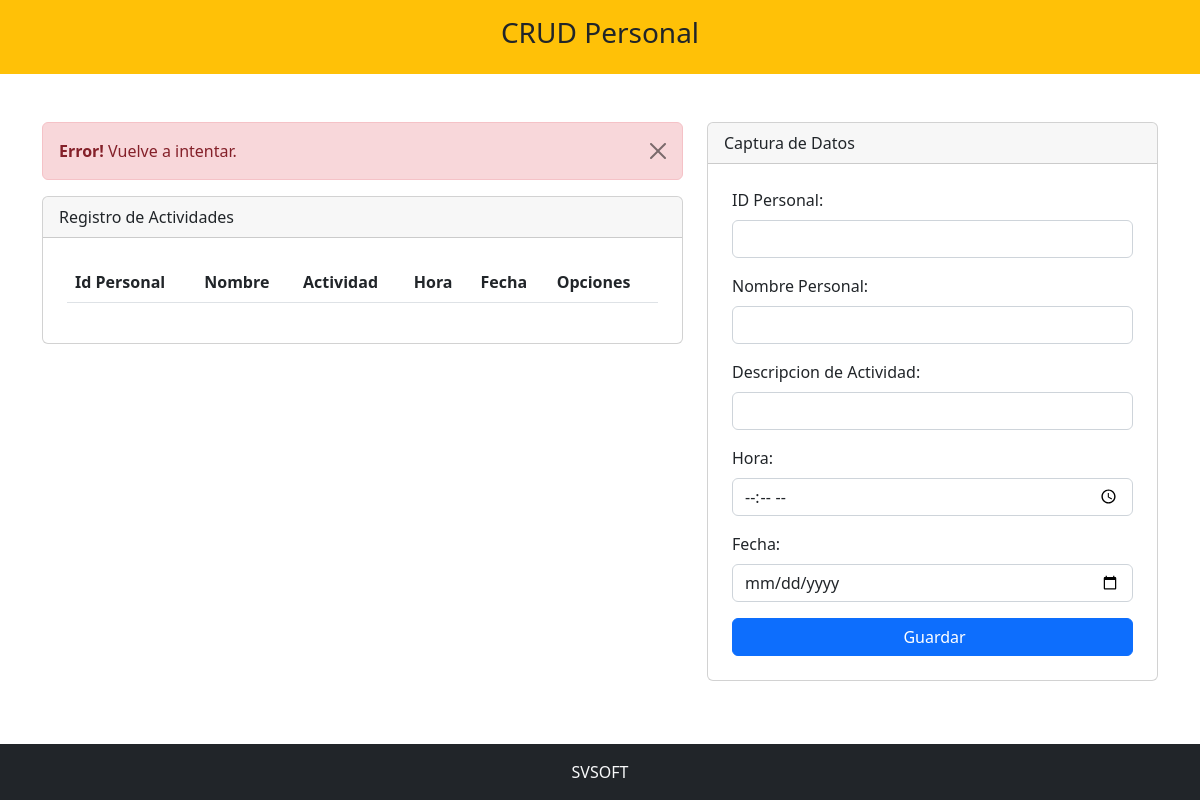
The app's page /negocio/perSupervisor.php?mensaje=error, older data.
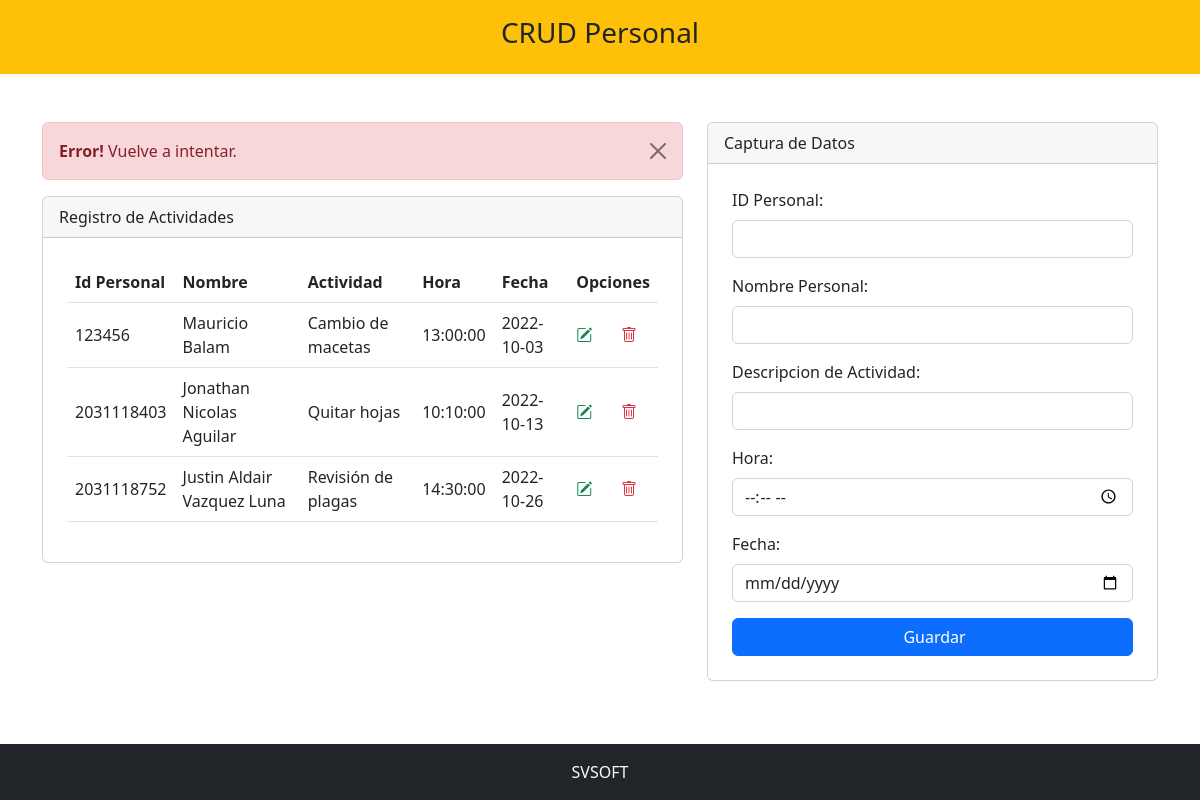
The same page, newer data.
### tables this page shows
CREATE TABLE `personal` (
  `idPersona` int(11) NOT NULL AUTO_INCREMENT,
  `nombre` varchar(45) NOT NULL,
  `actividad` varchar(45) NOT NULL,
  `hora` time NOT NULL,
  `fecha` date NOT NULL,
  PRIMARY KEY (`idPersona`)
);

### negocio/perSupervisor.php (the view, shortened to what this page needs)
<?php include 'template/headerPersona.php' ?>
<?php
    include_once "model/conexionPersona.php";
    $sentencia = $bd -> query("select * from personal");
    $personal = $sentencia->fetchAll(PDO::FETCH_OBJ);
?>
<div class="container mt-5">
    <div class="row justify-content-center">
        <div class="col-md-7">
            <?php
                if(isset($_GET['mensaje']) and $_GET['mensaje'] == 'error'){
            ?>
            <div class="alert alert-danger alert-dismissible fade show" role="alert">
            <strong>Error!</strong> Vuelve a intentar.
            <button type="button" class="btn-close" data-bs-dismiss="alert" aria-label="Close"></button>
            </div>
            <?php
                }
            ?>
            <div class="card">
                <div class="card-header">
                    Registro de Actividades
                </div>
                <div class="p-4">
                        <table class="table align-middle">
                            <thead>
                                <tr>
                                    <th scope="col">Id Personal</th>
                                    <th scope="col">Nombre</th>
                                    <th scope="col">Actividad</th>
                                    <th scope="col">Hora</th>
                                    <th scope="col">Fecha</th>
                                    <th scope="col" colspan="2" >Opciones</th>
                                </tr>
                            </thead>
                            <tbody>
                            <?php
                                foreach($personal as $dato){
                            ?>
                                <tr>
                                    <td scope="row"><?php echo $dato->idPersona; ?></td>
                                    <td><?php echo $dato->nombre; ?></td>
                                    <td><?php echo $dato->actividad; ?></td>
                                    <td><?php echo $dato->hora; ?></td>
                                    <td><?php echo $dato->fecha; ?></td>
                                    <td><a class="text-success" href="ModificarPersona.php?idPersona=<?php echo $dato->idPersona; ?>"><i class="bi bi-pencil-square"></i></a></td>
                                    <td><a onclick="return confirm('Estas seguro de eliminar?');" class="text-danger" href="EliminarPersona.php?idPersona=<?php echo $dato->idPersona; ?>"><i class="bi bi-trash"></i></a></td>
                                </tr>
                                <?php
                                }
                                ?>
                            </tbody>
                        </table>
                    </div>
                </div>
            </div>
        <div class="col-md-5">
            <div class="card">
                <div class="card-header">
                    Captura de Datos
                </div>
                <form  class="p-4" method="POST" action="RegistrarPersona.php">
                    <div class="mb-3">
                        <label class="form-label">ID Personal: </label>
                    <input type="text" class="form-control" name="txtID" autofocus required>
                    </div>
                    <div class="mb-3">
                        <label class="form-label">Nombre Personal: </label>
                    <input type="text" class="form-control" name="txtNombre" autofocus required>
                    </div>
                    <div class="mb-3">
                        <label class="form-label">Descripcion de Actividad: </label>
                    <input type="text" class="form-control" name="txtActividades" autofocus required>
                    </div>
                    <div class="mb-3">
                        <label class="form-label">Hora: </label>
                    <input type="time" class="form-control" name="txtHora" autofocus required>
                    </div>
                    <div class="mb-3">
                        <label class="form-label">Fecha: </label>
                    <input type="date" class="form-control" name="txtFecha" autofocus required>
                    </div>
                    <div class="d-grid">
                        <input type="submit" class="btn btn-primary" value=" Guardar">
                    </div>
                </form>
            </div>
        </div>
    </div>
</div>
<?php include 'template/footerPersona.php' ?>

### negocio/template/headerPersona.php (shortened to what this page needs)
<!doctype html>
<html lang="es">
<head>
  <link href="https://cdn.jsdelivr.net/npm/bootstrap@5.2.1/dist/css/bootstrap.min.css" rel="stylesheet"
>
    <link rel="stylesheet" href="https://cdn.jsdelivr.net/npm/bootstrap-icons@1.9.1/font/bootstrap-icons.css">
</head>
<body>
    <div class="container-fluid bg-warning">
        <div class="row">
            <div class="col-md">
                <header class="py-3">
                    <h3 class="text-center"> CRUD Personal</h3>
                </header>
            </div>
        </div>
    </div>

### negocio/template/footerPersona.php (shortened to what this page needs)
<footer class="container-fluid bg-dark fixed-bottom">
<div class="col-md text-light text-center py-3">
    SVSOFT
</div>
</footer>
</body>
</html>

Row changes from the older to the newer data that the page shows:
added personal: idPersona "123456", nombre "Mauricio Balam", actividad "Cambio de macetas", hora "13:00:00", fecha "2022-10-03"
added personal: idPersona "2031118403", nombre "Jonathan Nicolas Aguilar", actividad "Quitar hojas", hora "10:10:00", fecha "2022-10-13"
added personal: idPersona "2031118752", nombre "Justin Aldair Vazquez Luna", actividad "Revisión de plagas", hora "14:30:00", fecha "2022-10-26"
